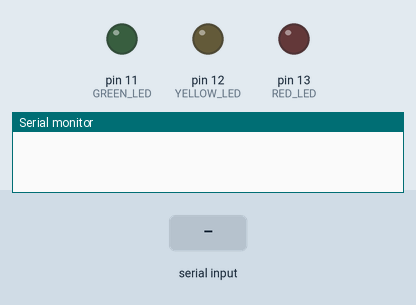
Recording of a sketch running on a simulated Arduino Uno, built with avr-gcc and run on an emulated ATmega328P. Shown: output pins drawn as LEDs (lit = HIGH), the last lines printed to the serial monitor. The inputs (shaded band) are chosen by the test bench.

Above: at 1.2 s.
1.3 s: "r" received over Serial
At 1.9 s:
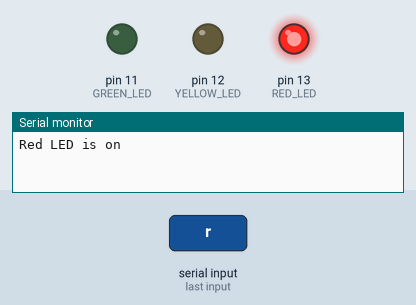
2.8 s: "y" received over Serial
At 4.0 s:
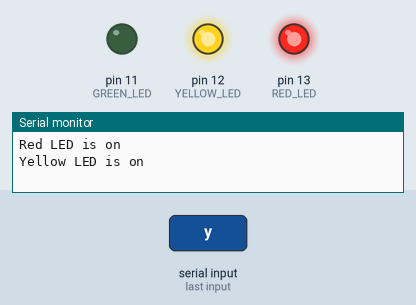
4.3 s: "g" received over Serial
At 5.4 s:
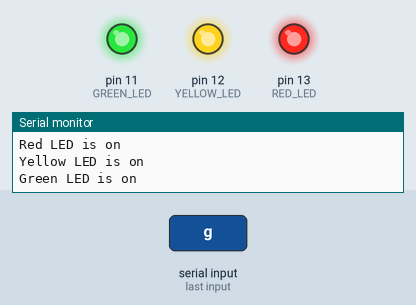
5.8 s: "r" received over Serial
At 6.5 s:
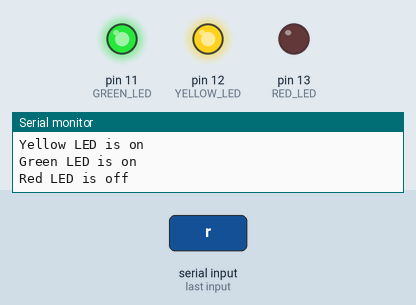
7.3 s: "y" received over Serial
At 7.7 s:
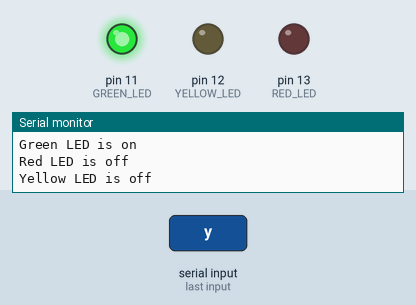
Timing chart, 0 to 9.8 s (numbered marks = the images above; inputs shaded):
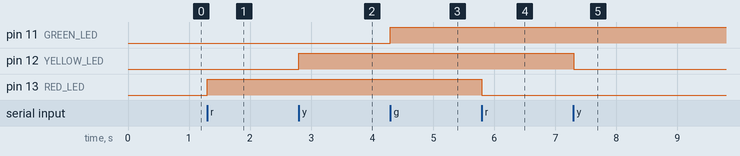

Measured:
- after the input at 1.3 s, pin 13 (RED_LED): LOW → HIGH at once
- after the input at 2.8 s, pin 12 (YELLOW_LED): LOW → HIGH at once
- after the input at 4.3 s, pin 11 (GREEN_LED): LOW → HIGH at once
- after the input at 5.8 s, pin 13 (RED_LED): HIGH → LOW at once
- after the input at 7.3 s, pin 12 (YELLOW_LED): HIGH → LOW at once

The sketch:

toggleLED.ino
```cpp
//define digital pin numbers as constants
#define RED_LED 13
#define YELLOW_LED 12
#define GREEN_LED 11
//#define BLUE_LED 10

//define the voltage state of all the digital pins as low
int red_on = LOW;
int yellow_on = LOW;
int green_on = LOW;
//int blue_on = LOW;

// the setup routine runs once when you press reset:
void setup() {
  // initialize the digital pin as an output.
  pinMode(RED_LED, OUTPUT);
  pinMode(YELLOW_LED, OUTPUT);
  pinMode(GREEN_LED, OUTPUT);
  //pinMode(BLUE_LED, OUTPUT);

  //Pass the voltages initialized to the digital pins
  digitalWrite(RED_LED, red_on);
  digitalWrite(YELLOW_LED, yellow_on);
  digitalWrite(GREEN_LED, green_on);
  //digitalWrite(BLUE_LED, blue_on);

  Serial.begin(9600);
}

// the loop routine runs over and over again forever:
void loop() {
  if(Serial.available()){ //if something has been typed into the serial buffer
    char readLED = Serial.read(); //read what has been typed

    if(readLED == 'r'){ //if 'r' is typed in,
      //if the voltage state of red_on is HIGH, set it to LOW, else if it is LOW, let it be HIGH
      red_on = (red_on == HIGH) ? LOW : HIGH;
      printLEDState(readLED, red_on); //print the LED state of the Red LED.

    }else if(readLED == 'y'){ //if 'y' is typed in,
      //if the voltage state of yellow_on is HIGH, set it to LOW, else if it is LOW, let it be HIGH
      yellow_on = (yellow_on == HIGH) ? LOW : HIGH;
      printLEDState(readLED, yellow_on); //print the LED state of the Yellow LED.

    }else if(readLED == 'g'){ //if 'g' is typed in,
      //if the voltage state of green_on is HIGH, set it to LOW, else if it is LOW, let it be HIGH
      green_on = (green_on == HIGH) ? LOW : HIGH;
      printLEDState(readLED, green_on); //print the LED state of the Green LED.

    } /*else  if(readLED == 'b'){ //if 'b' is typed in,
      //if the voltage state of blue_on is HIGH, set it to LOW, else if it is LOW, let it be HIGH
      blue_on = (blue_on == HIGH) ? LOW : HIGH;
      printLEDState(readLED, blue_on); //print the LED state of the Blue LED.
    }*/else{
      Serial.println("Incorrect input.Enter either 'r','y','g' or 'b'.");
    }
  }

  //Rewrite all the voltages to the digital pins again
  digitalWrite(RED_LED, red_on);
  digitalWrite(YELLOW_LED, yellow_on);
  digitalWrite(GREEN_LED, green_on);
  //digitalWrite(BLUE_LED, blue_on);
}


//the function to print the LED state (whether it is on or off)
//takes two parameters, the letter typed in by a user, and the voltage level
void printLEDState(char LED, int state){

  //if the voltage is low is HIGH, assign '1' (on) to it, else assign '0' (off to it)
  state = (state == HIGH) ? '1' : '0';

  //if the state is '1' (or HIGH or on)
  if(state == '1'){
    //print to the serial monitor the led color and the state as on
    if(LED == 'r')Serial.println("Red LED is on");
    if(LED == 'y')Serial.println("Yellow LED is on");
    if(LED == 'g')Serial.println("Green LED is on");
    //if(LED == 'b')Serial.println("Blue LED is on");
  }

  //if the state is '0' (or LOW or off)
   if(state == '0'){

     //print to the serial monitor the led color and the state as off
    if(LED == 'r')Serial.println("Red LED is off");
    if(LED == 'y')Serial.println("Yellow LED is off");
    if(LED == 'g')Serial.println("Green LED is off");
    //if(LED == 'b')Serial.println("Blue LED is off");
  }
}
```
